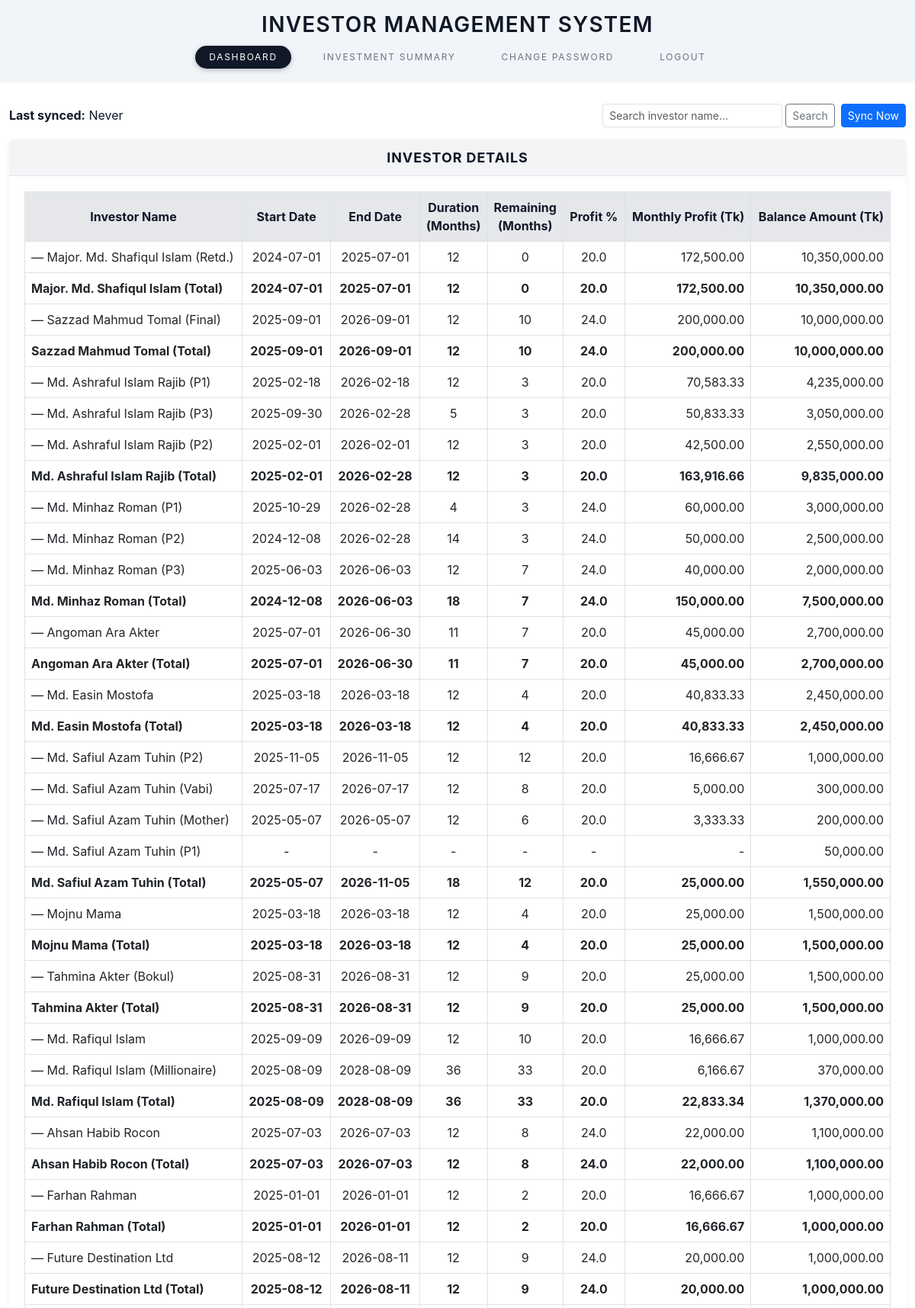
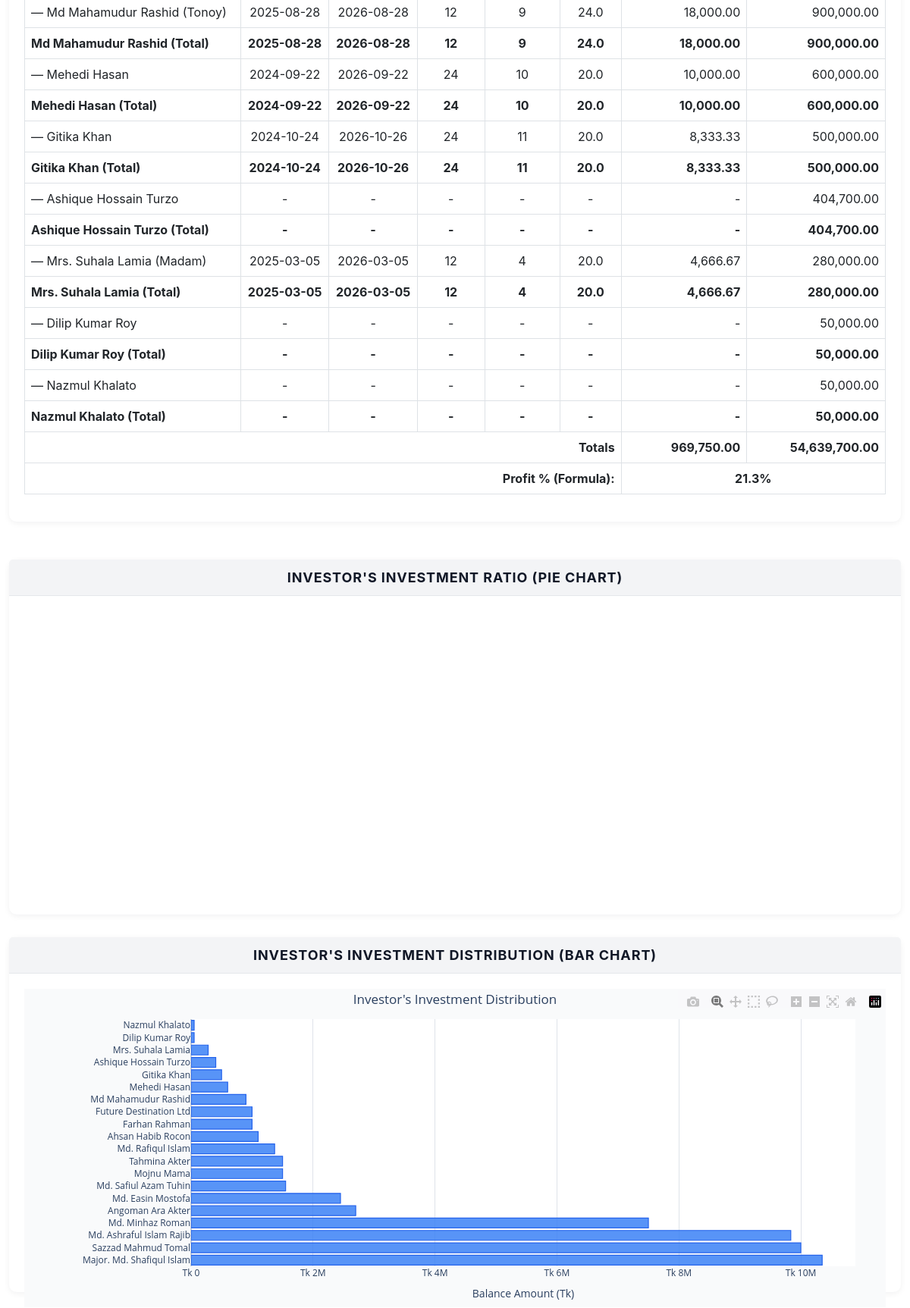
Page / (signed in, upper part) on the committed database (2 pictures, top to bottom).
### app.py (models this page shows)
class Investor(db.Model):
    id = db.Column(db.Integer, primary_key=True)
    name = db.Column(db.String(200), nullable=False)
    start_date = db.Column(db.String(10), nullable=True)
    end_date = db.Column(db.String(10), nullable=True)
    duration_months = db.Column(db.Integer, nullable=True)
    remaining_months = db.Column(db.Integer, nullable=True)
    profit_percentage = db.Column(db.Float, nullable=True)
    balance = db.Column(db.Float, nullable=False)
    monthly_profit = db.Column(db.Float, nullable=True)
    profit_payable_up_to_now = db.Column(db.Float, default=0)
    profit_paid = db.Column(db.Float, default=0)
    profit_due = db.Column(db.Float, default=0)
    dividend_paid = db.Column(db.Float, default=0)

### app.py (the view)
@app.route('/')
def home():
    search_query = (request.args.get("q") or "").strip()
    search_lower = search_query.lower()
    raw_investors = Investor.query.order_by(Investor.name).all()
    groups = {}
    for inv in raw_investors:
        base_name, phase_label, display_name = split_investor_variant(inv.name)
        key = base_name or inv.name or "Unknown"
        g = groups.get(key)
        if not g:
            g = groups[key] = {
                "name": key,
                "start_date": None,
                "end_date": None,
                "duration_months": None,
                "remaining_months": 0,
                "profit_percentage": 0.0,
                "balance": 0.0,
                "monthly_profit": 0.0,
                "members": [],
            }
        g["members"].append(inv)
        g["balance"] += inv.balance or 0.0
        g["monthly_profit"] += inv.monthly_profit or 0.0
        if inv.start_date:
            if not g["start_date"] or inv.start_date < g["start_date"]:
                g["start_date"] = inv.start_date
        if inv.end_date:
            if not g["end_date"] or inv.end_date > g["end_date"]:
                g["end_date"] = inv.end_date
        if inv.profit_percentage:
            g["profit_percentage"] = inv.profit_percentage
    for g in groups.values():
        start_date = g["start_date"]
        end_date = g["end_date"]
        if start_date and end_date:
            start_dt = parse_date(start_date)
            end_dt = parse_date(end_date)
            g["duration_months"] = calculate_months_difference(start_dt, end_dt)
            g["remaining_months"] = calculate_remaining_months(end_dt)
        else:
            g["duration_months"] = None
            g["remaining_months"] = 0
    if search_query:
        filtered_groups = {}
        for key, g in groups.items():
            key_match = search_lower in (key or "").lower()
            member_match = any(
                search_lower in (m.name or "").lower()
                for m in g["members"]
            )
            if key_match or member_match:
                filtered_groups[key] = g
    else:
        filtered_groups = groups
    table_rows = []
    for key, g in sorted(filtered_groups.items(), key=lambda item: (item[1]["balance"] or 0), reverse=True):
        for inv in sorted(g["members"], key=lambda inv: (inv.balance or 0), reverse=True):
            table_rows.append({
                "kind": "phase",
                "name": inv.name,
                "start_date": inv.start_date,
                "end_date": inv.end_date,
                "duration_months": inv.duration_months,
                "remaining_months": inv.remaining_months,
                "profit_percentage": inv.profit_percentage,
                "monthly_profit": inv.monthly_profit,
                "balance": inv.balance,
            })
        table_rows.append({
            "kind": "total",
            "name": f"{key} (Total)",
            "start_date": g["start_date"],
            "end_date": g["end_date"],
            "duration_months": g["duration_months"],
            "remaining_months": g["remaining_months"],
            "profit_percentage": g["profit_percentage"],
            "monthly_profit": g["monthly_profit"],
            "balance": g["balance"],
        })
    bar_pairs = sorted(
        ((g["name"], g["balance"]) for g in filtered_groups.values()),
        key=lambda x: x[1] or 0,
        reverse=True,
    )
    sorted_labels = [name for name, _ in bar_pairs]
    sorted_balances = [bal for _, bal in bar_pairs]
    bar_fig = go.Figure(
        data=[
            go.Bar(
                x=sorted_balances,
                y=sorted_labels,
                orientation="h",
                marker=dict(
                    color="rgba(59, 130, 246, 0.85)",
                    line=dict(color="rgba(37, 99, 235, 1)", width=1.2),
                ),
                hovertemplate="%{y}<br>Tk %{x:,.0f}<extra></extra>",
            )
        ]
    )
    bar_fig.update_layout(
        height=420,
        margin=dict(l=220, r=40, t=40, b=40),
        xaxis=dict(
            title="Balance Amount (Tk)",
            tickprefix="Tk ",
            separatethousands=True,
            gridcolor="rgba(148, 163, 184, 0.3)",
            zerolinecolor="rgba(148, 163, 184, 0.5)",
        ),
        yaxis=dict(automargin=True),
        showlegend=False,
        plot_bgcolor="#ffffff",
        paper_bgcolor="#f9fafb",
        title=dict(text="Investor's Investment Distribution", x=0.5),
    )
    bar_chart_json = json.dumps(bar_fig, cls=PlotlyJSONEncoder)
    total_monthly_profit = db.session.query(func.sum(Investor.monthly_profit)).scalar() or 0
    total_balance = db.session.query(func.sum(Investor.balance)).scalar() or 0
    total_profit_payable_up_to_now = db.session.query(func.sum(Investor.profit_payable_up_to_now)).scalar() or 0
    total_dividend_paid = db.session.query(func.sum(Investor.dividend_paid)).scalar() or 0
    total_current_payable = db.session.query(func.sum(Investor.profit_due)).scalar() or 0
    avg_profit_percentage = 0
    if groups:
        sum_percentage = sum(g["profit_percentage"] or 0 for g in groups.values())
        avg_profit_percentage = sum_percentage / len(groups)
    computed_profit_percentage = 0
    if total_balance > 0:
        computed_profit_percentage = (total_monthly_profit * 12 * 100) / total_balance
    return render_template(
        'task.html',
        investors=table_rows,
        format_currency=format_currency,
        total_monthly_profit=total_monthly_profit,
        total_balance=total_balance,
        total_profit_payable_up_to_now=total_profit_payable_up_to_now,
        total_dividend_paid=total_dividend_paid,
        total_current_payable=total_current_payable,
        avg_profit_percentage=avg_profit_percentage,
        computed_profit_percentage=computed_profit_percentage,
        last_update_time=last_update_time,
        bar_chart_json=bar_chart_json,
        search_query=search_query,
    )

### app.py (called while the page is built)
def parse_date(date_str):
    if not date_str:
        return None
    try:
        return datetime.strptime(date_str, "%Y-%m-%d")
    except ValueError:
        return None

def calculate_months_difference(start_dt, end_dt):
    if not start_dt or not end_dt:
        return None
    return (end_dt.year - start_dt.year) * 12 + (end_dt.month - start_dt.month)

def calculate_remaining_months(end_dt):
    if not end_dt:
        return 0
    today = datetime.today()
    return max(0, (end_dt.year - today.year) * 12 + (end_dt.month - today.month))

def normalize_investor_name(name: str) -> str:
    if not name:
        return ""
    base = name.strip()
    idx = base.find(" (")
    if idx != -1:
        base = base[:idx].strip()
    return base

def split_investor_variant(raw_name: str):
    if not raw_name:
        return "", "", ""
    display = raw_name.strip()
    if " - " in display:
        display = display.split(" - ", 1)[1].strip()
    phase_label = "Base"
    idx = display.rfind("(")
    if idx != -1 and display.endswith(")"):
        phase_label = display[idx + 1 : -1].strip() or "Base"
        base = display[:idx].strip()
    else:
        base = display
    base_name = normalize_investor_name(base)
    return base_name, phase_label, display

def format_currency(value):
    try:
        return "{:,.2f}".format(float(value)) if value else "0.00"
    except (ValueError, TypeError):
        return "0.00"

@app.before_request
def before_request():
    if request.endpoint == 'sync':
        return
    global last_update_time
    if last_update_time is None and Investor.query.count() == 0:
        update_database(force=True)
    open_endpoints = {'login', 'healthcheck'}
    endpoint = request.endpoint or ''
    if endpoint in open_endpoints or endpoint.startswith('static'):
        return
    has_db_admin = AdminUser.query.first() is not None
    if not ADMIN_PASSWORD and not has_db_admin:
        return redirect(url_for('login'))
    if not session.get('logged_in'):
        return redirect(url_for('login'))

### templates/task.html (shortened to what this page needs)
<!DOCTYPE html>
<html lang="en">
<head>
  <link rel="stylesheet" href="https://cdn.jsdelivr.net/npm/bootstrap@5.3.0/dist/css/bootstrap.min.css" />
</head>
<body>
  <header class="mb-4">
    <h1>Investor Management System</h1>
    <nav class="top-nav">
      <a class="nav-link-pill {% if request.endpoint == 'home' %}active{% endif %}" href="{{ url_for('home') }}">Dashboard</a>
      <a class="nav-link-pill {% if request.endpoint == 'investment_summary' %}active{% endif %}" href="{{ url_for('investment_summary') }}">Investment Summary</a>
      <a class="nav-link-pill {% if request.endpoint == 'change_password' %}active{% endif %}" href="{{ url_for('change_password') }}">Change Password</a>
      <a class="nav-link-pill" href="{{ url_for('logout') }}">Logout</a>
    </nav>
  </header>
  <div class="container">
    <div class="d-flex justify-content-between align-items-center mb-3 flex-wrap gap-2">
      <div>
        <strong>Last synced:</strong>
        {% if last_update_time %}
          {{ last_update_time.strftime('%Y-%m-%d %H:%M:%S') }} UTC
        {% else %}
          Never
        {% endif %}
      </div>
      <div class="d-flex align-items-center gap-2">
        <form method="get" class="d-flex align-items-center gap-1">
          <input
            type="text"
            name="q"
            class="form-control form-control-sm"
            placeholder="Search investor name..."
            value="{{ search_query or request.args.get('q', '') }}"
          >
          <button type="submit" class="btn btn-outline-secondary btn-sm">Search</button>
        </form>
        <a href="{{ url_for('sync') }}" class="btn btn-primary btn-sm">
          Sync Now
        </a>
      </div>
    </div>
    <div class="card">
      <div class="card-header">
        Investor Details
      </div>
      <div class="card-body">
        <div class="table-responsive">
          <table class="table table-bordered table-hover">
            <thead>
              <tr>
                <th>Investor Name</th>
                <th>Start Date</th>
                <th>End Date</th>
                <th class="duration-col">Duration (Months)</th>
                <th class="remaining-col">Remaining (Months)</th>
                <th>Profit %</th>
                <th class="balance-right">Monthly Profit (Tk)</th>
                <th class="balance-right">Balance Amount (Tk)</th>
              </tr>
            </thead>
            <tbody>
              {% for investor in investors %}
              <tr class="{% if investor.kind == 'total' %}total-row{% endif %}">
                <td class="name-left">
                  {% if investor.kind == 'total' %}
                    {{ investor.name }}
                  {% else %}
                    &mdash; {{ investor.name }}
                  {% endif %}
                </td>
                <td>{{ investor.start_date if investor.start_date else '-' }}</td>
                <td>{{ investor.end_date if investor.end_date else '-' }}</td>
                <td>
                  {% if investor.start_date and investor.end_date and investor.duration_months is not none %}
                    {{ investor.duration_months }}
                  {% else %}
                    -
                  {% endif %}
                </td>
                <td>
                  {% if investor.start_date and investor.end_date and investor.remaining_months is not none %}
                    {{ investor.remaining_months }}
                  {% else %}
                    -
                  {% endif %}
                </td>
                <td>
                  {% if investor.start_date and investor.profit_percentage %}
                    {{ investor.profit_percentage }}
                  {% else %}
                    -
                  {% endif %}
                </td>
                <td class="balance-right">
                  {% if investor.start_date and investor.profit_percentage %}
                    {{ format_currency(investor.monthly_profit) }}
                  {% else %}
                    -
                  {% endif %}
                </td>
                <td class="balance-right">{{ format_currency(investor.balance) }}</td>
              </tr>
              {% endfor %}
              <tr class="total-row">
                <td colspan="6" class="text-end">Totals</td>
                <td class="balance-right">{{ format_currency(total_monthly_profit) }}</td>
                <td class="balance-right">{{ format_currency(total_balance) }}</td>
              </tr>
              <tr class="total-row">
                <td colspan="6" class="text-end">Profit % (Formula):</td>
                <td colspan="2">{{ computed_profit_percentage | round(2) }}%</td>
              </tr>
            </tbody>
          </table>
        </div>
      </div>
    </div>
    <div class="charts-section">
      <div class="card chart-card">
        <div class="card-header">
          Investor's Investment Ratio (Pie Chart)
        </div>
        <div class="card-body">
          <div id="investmentPieChart" style="height:380px;"></div>
        </div>
      </div>
      <div class="card chart-card">
        <div class="card-header">
          Investor's Investment Distribution (Bar Chart)
        </div>
        <div class="card-body">
          <div id="investmentBarChart" style="height:380px;"></div>
        </div>
      </div>
    </div>
  </div>
</body>
</html>

### templates/task.html (style rules this page uses)
body { background-color: #ffffff; color: #111827; font-family: "Inter", "Segoe UI", Tahoma, Geneva, Verdana, sans-serif; margin: 0; padding-bottom: 80px; }
header { background-color: #f1f5f9; color: #111827; padding: 16px 0; text-align: center; letter-spacing: 0.08em; text-transform: uppercase; box-shadow: 0 1px 4px rgba(15, 23, 42, 0.08); }
header h1 { margin: 0; font-size: 28px; font-weight: 600; }
.top-nav { display: flex; justify-content: center; gap: 24px; margin-top: 10px; }
.top-nav .nav-link-pill { font-size: 12px; letter-spacing: 0.14em; text-transform: uppercase; color: #6b7280; text-decoration: none; padding: 6px 18px; border-radius: 999px; transition: all 0.15s ease-in-out; }
.top-nav .nav-link-pill.active { background-color: #111827; color: #ffffff; box-shadow: 0 2px 6px rgba(15, 23, 42, 0.25); }
.container { margin-top: 30px; margin-bottom: 40px; max-width: 1200px; }
.card { margin-bottom: 30px; border: none; border-radius: 10px; box-shadow: 0 2px 8px rgba(15, 23, 42, 0.06); background-color: #ffffff; color: #111827; }
.card-header { background-color: #f3f4f6; border-bottom: 1px solid #e5e7eb; text-align: center; font-weight: bold; font-size: 18px; padding: 10px; text-transform: uppercase; letter-spacing: 0.05em; }
.card-body { padding: 20px; }
.table th { background-color: #e5e7eb; color: #111827; text-align: center; vertical-align: middle; }
.table td { text-align: center; vertical-align: middle; }
.table tbody tr:nth-child(odd) { background-color: #f9fafb; }
.table tbody tr:nth-child(even) { background-color: #ffffff; }
.table tbody tr.total-row { background-color: #e5e7eb !important; }
.name-left { text-align: left !important; }
.balance-right { text-align: right !important; }
.total-row { font-weight: bold; background-color: #e9ecef; }
.duration-col, .remaining-col { width: 7%; }
.charts-section { margin: 50px 0 10px 0; }
.card.chart-card { background-color: #ffffff; color: #111827; }
.card.chart-card .card-header { background-color: #f3f4f6; color: #111827; border-bottom: 1px solid #e5e7eb; }

### rows in the picture
Investor: name "Major. Md. Shafiqul Islam (Retd.)", start_date "2024-07-01", end_date "2025-07-01", duration_months "12", remaining_months "0", profit_percentage "20.0", monthly_profit "172,500.00", balance "10,350,000.00", name "Major. Md. Shafiqul Islam (Total)"
Investor: name "Sazzad Mahmud Tomal (Final)", start_date "2025-09-01", end_date "2026-09-01", duration_months "12", remaining_months "10", profit_percentage "24.0", monthly_profit "200,000.00", balance "10,000,000.00", name "Sazzad Mahmud Tomal (Total)"
Investor: name "Md. Ashraful Islam Rajib (P1)", start_date "2025-02-18", end_date "2026-02-18", duration_months "12", remaining_months "3", profit_percentage "20.0", monthly_profit "70,583.33", balance "4,235,000.00"
Investor: name "Md. Ashraful Islam Rajib (P3)", start_date "2025-09-30", end_date "2026-02-28", duration_months "5", remaining_months "3", profit_percentage "20.0", monthly_profit "50,833.33", balance "3,050,000.00", end_date "2026-02-28", profit_percentage "20.0"
Investor: name "Md. Ashraful Islam Rajib (P2)", start_date "2025-02-01", end_date "2026-02-01", duration_months "12", remaining_months "3", profit_percentage "20.0", monthly_profit "42,500.00", balance "2,550,000.00", start_date "2025-02-01"
Investor: name "Md. Minhaz Roman (P1)", start_date "2025-10-29", end_date "2026-02-28", duration_months "4", remaining_months "3", profit_percentage "24.0", monthly_profit "60,000.00", balance "3,000,000.00"
Investor: name "Md. Minhaz Roman (P2)", start_date "2024-12-08", end_date "2026-02-28", duration_months "14", remaining_months "3", profit_percentage "24.0", monthly_profit "50,000.00", balance "2,500,000.00", start_date "2024-12-08"
Investor: name "Md. Minhaz Roman (P3)", start_date "2025-06-03", end_date "2026-06-03", duration_months "12", remaining_months "7", profit_percentage "24.0", monthly_profit "40,000.00", balance "2,000,000.00", end_date "2026-06-03", profit_percentage "24.0"
Investor: name "Angoman Ara Akter", start_date "2025-07-01", end_date "2026-06-30", duration_months "11", remaining_months "7", profit_percentage "20.0", monthly_profit "45,000.00", balance "2,700,000.00", name "Angoman Ara Akter (Total)"
Investor: name "Md. Easin Mostofa", start_date "2025-03-18", end_date "2026-03-18", duration_months "12", remaining_months "4", profit_percentage "20.0", monthly_profit "40,833.33", balance "2,450,000.00", name "Md. Easin Mostofa (Total)"
Investor: name "Md. Safiul Azam Tuhin (P2)", start_date "2025-11-05", end_date "2026-11-05", duration_months "12", remaining_months "12", profit_percentage "20.0", monthly_profit "16,666.67", balance "1,000,000.00", end_date "2026-11-05"
Investor: name "Md. Safiul Azam Tuhin (Vabi)", start_date "2025-07-17", end_date "2026-07-17", duration_months "12", remaining_months "8", profit_percentage "20.0", monthly_profit "5,000.00", balance "300,000.00", profit_percentage "20.0"
Investor: name "Md. Safiul Azam Tuhin (Mother)", start_date "2025-05-07", end_date "2026-05-07", duration_months "12", remaining_months "6", profit_percentage "20.0", monthly_profit "3,333.33", balance "200,000.00", start_date "2025-05-07"
Investor: name "Md. Safiul Azam Tuhin (P1)", start_date "-", end_date "-", balance "50,000.00"
Investor: name "Mojnu Mama", start_date "2025-03-18", end_date "2026-03-18", duration_months "12", remaining_months "4", profit_percentage "20.0", monthly_profit "25,000.00", balance "1,500,000.00", name "Mojnu Mama (Total)"
Investor: name "Tahmina Akter (Bokul)", start_date "2025-08-31", end_date "2026-08-31", duration_months "12", remaining_months "9", profit_percentage "20.0", monthly_profit "25,000.00", balance "1,500,000.00", name "Tahmina Akter (Total)"
Investor: name "Md. Rafiqul Islam", start_date "2025-09-09", end_date "2026-09-09", duration_months "12", remaining_months "10", profit_percentage "20.0", monthly_profit "16,666.67", balance "1,000,000.00"
Investor: name "Md. Rafiqul Islam (Millionaire)", start_date "2025-08-09", end_date "2028-08-09", duration_months "36", remaining_months "33", profit_percentage "20.0", monthly_profit "6,166.67", balance "370,000.00", name "Md. Rafiqul Islam (Total)", monthly_profit "22,833.34", balance "1,370,000.00"
Investor: name "Ahsan Habib Rocon", start_date "2025-07-03", end_date "2026-07-03", duration_months "12", remaining_months "8", profit_percentage "24.0", monthly_profit "22,000.00", balance "1,100,000.00", name "Ahsan Habib Rocon (Total)"
Investor: name "Farhan Rahman", start_date "2025-01-01", end_date "2026-01-01", duration_months "12", remaining_months "2", profit_percentage "20.0", monthly_profit "16,666.67", balance "1,000,000.00", name "Farhan Rahman (Total)"
Investor: name "Future Destination Ltd", start_date "2025-08-12", end_date "2026-08-11", duration_months "12", remaining_months "9", profit_percentage "24.0", monthly_profit "20,000.00", balance "1,000,000.00", name "Future Destination Ltd (Total)"
Investor: name "Md Mahamudur Rashid (Tonoy)", start_date "2025-08-28", end_date "2026-08-28", duration_months "12", remaining_months "9", profit_percentage "24.0", monthly_profit "18,000.00", balance "900,000.00", name "Md Mahamudur Rashid (Total)"
Investor: name "Mehedi Hasan", start_date "2024-09-22", end_date "2026-09-22", duration_months "24", remaining_months "10", profit_percentage "20.0", monthly_profit "10,000.00", balance "600,000.00", name "Mehedi Hasan (Total)"
Investor: name "Gitika Khan", start_date "2024-10-24", end_date "2026-10-26", duration_months "24", remaining_months "11", profit_percentage "20.0", monthly_profit "8,333.33", balance "500,000.00", name "Gitika Khan (Total)"
Investor: name "Ashique Hossain Turzo", start_date "-", end_date "-", balance "404,700.00"
Investor: name "Mrs. Suhala Lamia (Madam)", start_date "2025-03-05", end_date "2026-03-05", duration_months "12", remaining_months "4", profit_percentage "20.0", monthly_profit "4,666.67", balance "280,000.00", name "Mrs. Suhala Lamia (Total)"
Investor: name "Dilip Kumar Roy", start_date "-", end_date "-", balance "50,000.00"
Investor: name "Nazmul Khalato", start_date "-", end_date "-", balance "50,000.00"

### other values in the picture
{{ investor.name }} "Md. Ashraful Islam Rajib (Total)" "Md. Minhaz Roman (Total)" "Md. Safiul Azam Tuhin (Total)" "Ashique Hossain Turzo (Total)" "Dilip Kumar Roy (Total)" "Nazmul Khalato (Total)"
{{ investor.duration_months }} "12" "18" "18"
{{ investor.remaining_months }} "3" "7" "12"
{{ investor.start_date if investor.start_date else '-' }} "-" "-" "-"
{{ investor.end_date if investor.end_date else '-' }} "-" "-" "-"
{{ computed_profit_percentage | round(2) }} "21.3"
